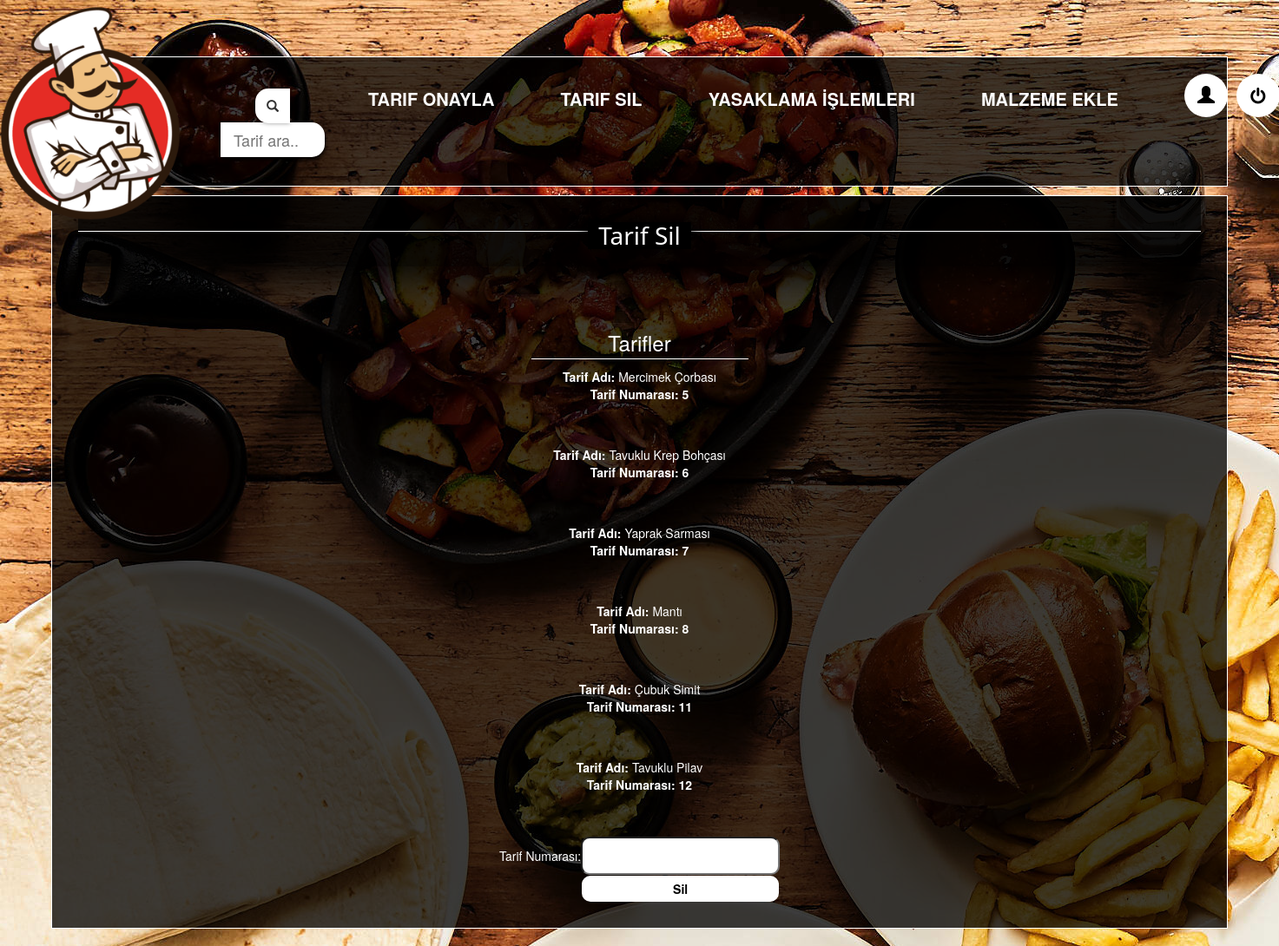
Screenshot of /tarifsil.php (signed in) with the database file from the repository.
### tables this page shows
CREATE TABLE `tarif` (
  `tarif_id` int(11) NOT NULL,
  `tarif_baslik` varchar(32) NOT NULL,
  `tarif_aciklama` varchar(3000) NOT NULL,
  `tarif_gorsel` varchar(128) NOT NULL,
  `tarif_yazar` varchar(64) NOT NULL,
  `tarif_izin` int(11) NOT NULL DEFAULT 0,
  `tarif_tur` varchar(32) NOT NULL,
  `tarif_malzeme` varchar(1024) NOT NULL
);

### tarifsil.php (the view, shortened to what this page needs)
<!DOCTYPE html>
<html lang="en">
<head>
    <link rel="stylesheet" href="style.css">
    <link rel="stylesheet" href="https://cdnjs.cloudflare.com/ajax/libs/font-awesome/4.7.0/css/font-awesome.min.css">
    <link rel="stylesheet" href="https://maxcdn.bootstrapcdn.com/bootstrap/3.3.7/css/bootstrap.min.css">
</head>
<body style="background-image: url('bgpanel.jpg');">
    <center>
        <div class="header">
            <div class="logo">
                <img src="logo.png" height="300">
            </div>
            <div class="pos">
            <form action="arama.php" method="post">
                <div class="search">
                    <span class="glyphicon glyphicon-search search-icon"></span><input type="text" name="ara" class="search-box"
                        placeholder="Tarif ara..">
                </div>
                </form>
                <div class="links">
                    <ul>
                        <li><a href="tarifonayla.php">Tarif Onayla</a></li>
                        <li><a href="tarifsil.php">Tarif Sil</a></li>
                        <li><a href="yasakla.php">Yasaklama İşlemleri</a></li>
                        <li><a href="malzemeekle.php">Malzeme Ekle</a></li>
                        <div class="giris-yap-btn">
                        <?php
                            if (!isset($_SESSION["user"])) {
                                echo '
                                <li><a href="giris.php"><span class="glyphicon glyphicon-user"></span></a></li>
                                ';
                            } else {
                                echo '
                                <li><a href="profil.php"><span class="glyphicon glyphicon-user"></span></a></li>
                                <li><a href="cikis.php"><span class="fa fa-power-off"></span></a></li>
                            ';
                        }
                            ?>
                        </div>
                    </ul>
                </div>
            </div>
        </div>
        <div class="main-box">
            <center>
                <div class="lineBox">
                    <h1 class="baslik">Tarif Sil</h1>
                </div>
                <h3 style="color:white; border-bottom: 1px solid white; width: 250px; padding-bottom: 5px;">Tarifler</h3>
                <div class="tarifBilgileri">
                    <?php
                    include("connection.php");
                    $select = "SELECT * FROM tarif";
                    $result = $conn -> query($select);
                    while ($row = $result->fetch_assoc()) {
                        echo "<p style='color:white;'><b style='color: white;'>Tarif Adı:</b> ".$row['tarif_baslik']."<br><b style='color: white;'>Tarif Numarası: ".$row['tarif_id']."</b></p><br><br>";
                    }
                    ?>
                </div>
                <div class="tarifKutucuk">
                <form action="" method="POST">
                    <table class="tarifEkle">
                        <tr>
                            <td>Tarif Numarası:</td>
                            <td><input type="text" name="deleteId" class="inputLogin" required></td>
                        </tr>
                            <td></td>
                            <td><input class="submitBtn" type="submit" name="sil" value="Sil"></td>
                    </table>
                </form>
                </div>
            </center>
        </div>
    </center>
</body>
</html>

### style.css (style rules this page uses)
body { background-image: url("bg.jpg"); background-attachment: fixed; background-repeat: no-repeat; justify-content: center ; display: flex; flex-direction: column; padding-top: 65px; padding-bottom: 20px; }
a { color: white; text-decoration: none !important; }
div.header { height: 150px; width: 92%; background-color: rgba(0, 0, 0, 0.760); display: flex; flex-direction: row; align-items: center; border: 1px solid white; }
div.header .logo { margin-left: -106px; z-index: 1; }
div.search .search-box { height: 40px; font-size: 18px; width: 120px; background-color: rgb(255, 255, 255); border-top-right-radius: 15px; border-bottom-right-radius: 15px; box-shadow: 0px 3px 5px black; border: 0; border-left: 0; padding-left: 15px; transition: 0.3s; }
span.search-icon { background-color: white; border: 0; border-right: 0; padding: 13px; border-top-left-radius: 15px; border-bottom-left-radius: 15px; margin-top: 1px; box-shadow: 0px 0px 5px rgba(0, 0, 0, 0.41); }
div.links ul { display: flex; flex-direction: row; list-style: none; width: 1100px; justify-content: space-between; }
div.links ul li a { color: white; font-weight: bold; text-transform: uppercase; font-size: 20px; padding: 10px; transition: 0.3s; margin-top: -15px; }
div.pos { width: 85%; display: flex; justify-content: space-between; }
div.giris-yap-btn { display: flex; }
div.giris-yap-btn li a { display: inline-block; color: black !important; background-color: white; border-radius: 100%; width: 50px; height: 50px; text-align: center; border: 1px solid transparent; transition: 0.2s; margin-left: 10px; }
div.main-box { margin-top: 10px; height: auto; padding: 30px; padding-top: 0px; width: 92%; background-color: rgba(0, 0, 0, 0.760); overflow-x: hidden; border: 1px solid white; }
.baslik { color: white; font-family:'Segoe UI', Tahoma, Geneva, Verdana, sans-serif; font-size: 40px; font-weight: 100; }
.lineBox { position: relative; width: 100%; height: auto; padding: 10px; display: flex; justify-content: center; background-color: rgba(0, 0, 0, 0.751); transition: 0.3s ease-out; box-shadow: 0px 10px 50px black; margin-bottom: 75px; }
.lineBox::before { position: absolute; content: ''; width: 100%; height: 1px; background-color: white; top: 0; bottom: 0; left: 0; right: 0; margin: auto; z-index: 0; }
.lineBox h1 { position: relative; z-index: 1; background-color: black; box-shadow: 0px 0px 15px black; font-size: 28px; border: 0px solid white; padding: 0px 12px; }
table.tarifEkle td { color: white; }
td input.inputLogin { padding: 10px 20px; width: 229px; position: relative; margin-left: 0px; color: black; border-radius: 10px; }
td input.submitBtn { padding: 5px 10px; width: 227px; margin-left: 1px; color: black; background-color: white; border: 0; font-weight: bold; margin-top: 1px; transition: 0.3s; border-radius: 10px; }
.tarifBilgileri { color:white; }
input.submitBtn { padding: 5px 10px; width: 227px; margin-left: 1px; background-color: white; border: 0; font-weight: bold; margin-top: 1px; transition: 0.3s; }

### rows the page displays
tarif: tarif_baslik "Mercimek Çorbası", tarif_id "5"
tarif: tarif_baslik "Tavuklu Krep Bohçası", tarif_id "6"
tarif: tarif_baslik "Yaprak Sarması", tarif_id "7"
tarif: tarif_baslik "Mantı", tarif_id "8"
tarif: tarif_baslik "Çubuk Simit", tarif_id "11"
tarif: tarif_baslik "Tavuklu Pilav", tarif_id "12"
